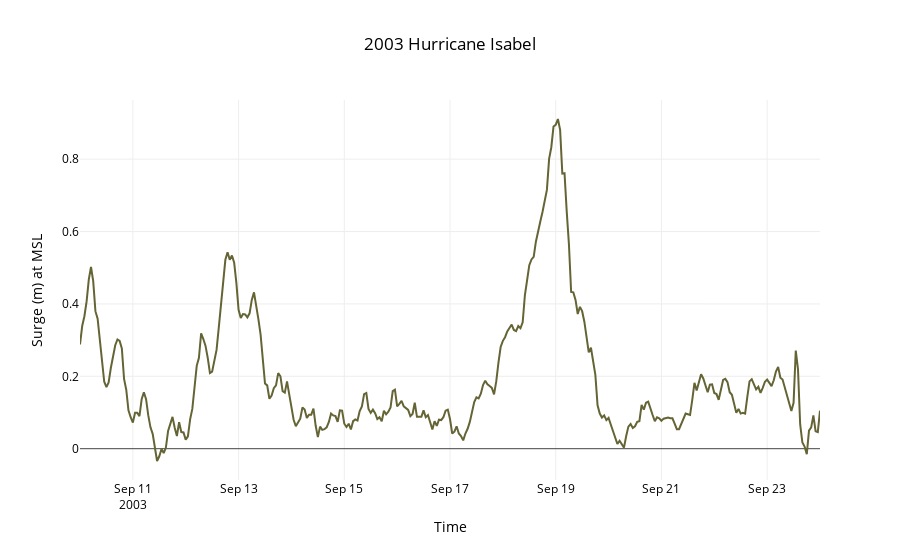

Source (notebook cell):
### Markdown cell above
### Lewes, DE

### Code cell
data = utils.noaa_surge('8557380','20030827','20030926')
title,x,y = '2003 Hurricane Isabel','Time','Surge (m) at MSL'
layout=utils.layout(title,x,y)
fig = go.Figure(data=data, layout=layout)
interactive = iplot(fig)

### Figure 1 — Plotly figure (JSON) as saved in the notebook; plotly's stock layout.template omitted (floating-point values rounded to 4 significant figures; data arrays with more than 128 entries replaced by an {"elided": "..."} marker saying what was removed)
{"data": [{"line": {"color": "rgb(100, 100, 53)"}, "mode": "lines", "name": "NOAA Observation", "type": "scatter", "uid": "0e485ff6-b1c0-4089-ae1c-478113e35d7d", "x": {"elided": "337 str values"}, "y": {"elided": "337 float values"}}], "layout": {"autosize": true, "font": {"color": "rgb(0, 0, 0)"}, "legend": {"orientation": "h"}, "paper_bgcolor": "rgb(255,255,255)", "plot_bgcolor": "rgb(255,255,255)", "title": "2003 Hurricane Isabel", "xaxis": {"autorange": true, "range": ["2003-09-10", "2003-09-24"], "title": "Time", "type": "date"}, "yaxis": {"autorange": true, "range": [-0.0865, 0.9635], "title": "Surge (m) at MSL", "type": "linear"}}}
